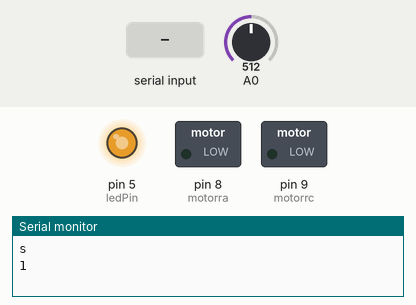
Simulated run of this sketch. Board: Arduino Uno, built with avr-gcc and run on an emulated ATmega328P. On the bench: switched loads named in the sketch (green lamp = pin HIGH), output pins drawn as LEDs (lit = HIGH), the last lines printed to the serial monitor. The inputs (shaded band) are chosen by the test bench; at power-on: A0 = 512.

Above: at 1.2 s.
1.3 s: "2" received over Serial
At 2.5 s:
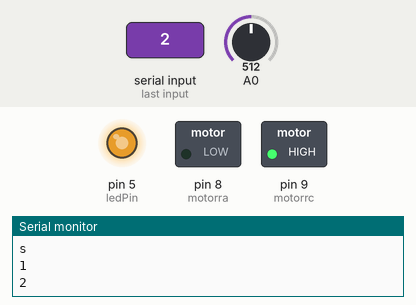
2.8 s: "1" received over Serial
At 3.5 s:
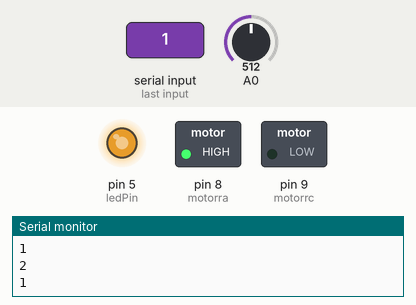
4.3 s: "3" received over Serial
At 4.8 s:
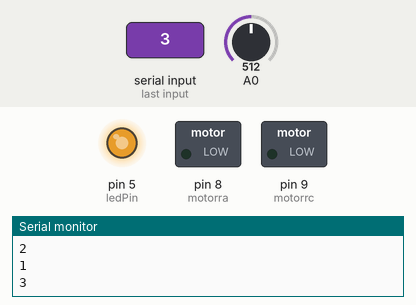
Timing chart, 0 to 7.3 s (numbered marks = the images above; inputs shaded):
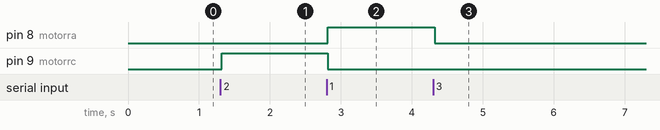

The sketch:

phase2_code3.ino
```cpp
int motorrc = 9;
int motorra = 8;
int ledPin=5;

String readString;
String gkey="";

int f=0;
int s=0;
int i=0;
int ldr_value = 0;


void setup()

{

  pinMode(motorrc, OUTPUT);
  pinMode(motorra, OUTPUT);
  pinMode(ledPin, OUTPUT);

  digitalWrite(motorrc, LOW);
  digitalWrite(motorra, LOW);
  analogWrite(ledPin, 200);
  Serial.begin(9600);
}


void loop()

{

  readString="";
  while(Serial.available()){ // the code here is for bluetooth
  delay(3);
  char c = Serial.read();
  readString += c;
  }

    if(readString!=""){
    if(gkey!=readString){
      gkey=readString;
      Serial.println(gkey);


    }
  }

    ldr_value = analogRead(0);

 delay(10);
   if(ldr_value>0){
       //Serial.println("p");
 //Serial.println(ldr_value);


  if(ldr_value<200){
    s=0;

  }else{
    s=1;
  }

  if(f!=s){
    f=s;
    i++;
    Serial.println("s");
    Serial.println(i);
  }

   }

  if(gkey=="1"){
  digitalWrite(motorrc, LOW);
  digitalWrite(motorra, HIGH);
 }
   if(gkey=="2"){
  digitalWrite(motorrc, HIGH);
  digitalWrite(motorra, LOW);
 }
   if(gkey=="3"){
  digitalWrite(motorrc, LOW);
  digitalWrite(motorra, LOW);
 }


}
```

Measured:
- after the input at 1.3 s, pin 9 (motorrc): LOW → HIGH at once
- after the input at 2.8 s, pin 8 (motorra): LOW → HIGH at once; pin 9 (motorrc): HIGH → LOW at once
- after the input at 4.3 s, pin 8 (motorra): HIGH → LOW at once
